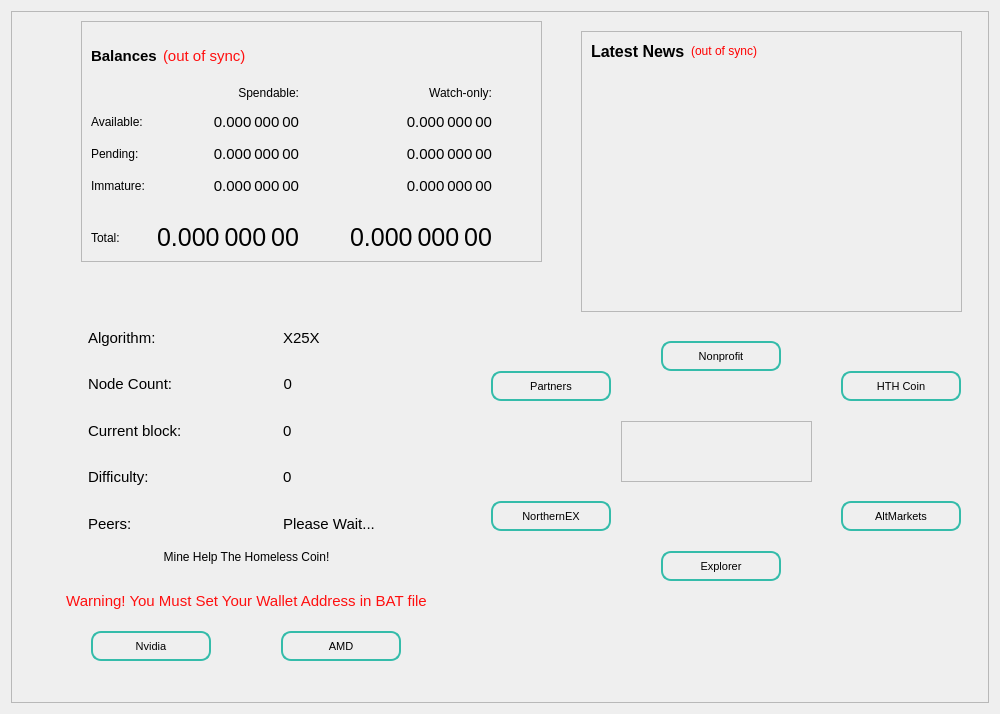
<?xml version="1.0" encoding="UTF-8"?>
<ui version="4.0">
 <class>OverviewPage</class>
 <widget class="QWidget" name="OverviewPage">
  <property name="geometry">
   <rect>
    <x>0</x>
    <y>0</y>
    <width>1000</width>
    <height>714</height>
   </rect>
  </property>
  <property name="sizePolicy">
   <sizepolicy hsizetype="Preferred" vsizetype="Preferred">
    <horstretch>0</horstretch>
    <verstretch>0</verstretch>
   </sizepolicy>
  </property>
  <property name="minimumSize">
   <size>
    <width>1000</width>
    <height>0</height>
   </size>
  </property>
  <property name="maximumSize">
   <size>
    <width>1000</width>
    <height>16777215</height>
   </size>
  </property>
  <property name="windowTitle">
   <string>Form</string>
  </property>
  <layout class="QVBoxLayout" name="topLayout">
   <item>
    <widget class="QFrame" name="frame">
     <property name="frameShape">
      <enum>QFrame::StyledPanel</enum>
     </property>
     <property name="frameShadow">
      <enum>QFrame::Raised</enum>
     </property>
     <widget class="QFrame" name="frameBlockchainInfo_2">
      <property name="geometry">
       <rect>
        <x>0</x>
        <y>300</y>
        <width>461</width>
        <height>231</height>
       </rect>
      </property>
      <property name="styleSheet">
       <string notr="true">border: transparent</string>
      </property>
      <property name="frameShape">
       <enum>QFrame::StyledPanel</enum>
      </property>
      <property name="frameShadow">
       <enum>QFrame::Raised</enum>
      </property>
      <layout class="QVBoxLayout" name="verticalLayout_19">
       <property name="bottomMargin">
        <number>0</number>
       </property>
       <item>
        <widget class="QFrame" name="frameBlockchainInfoData_3">
         <property name="styleSheet">
          <string notr="true">border: transparent;
; font-size: 15px;</string>
         </property>
         <property name="frameShape">
          <enum>QFrame::StyledPanel</enum>
         </property>
         <property name="frameShadow">
          <enum>QFrame::Raised</enum>
         </property>
         <layout class="QGridLayout" name="gridLayout_5">
          <item row="9" column="1">
           <widget class="QLabel" name="label_Nethash_value_3">
            <property name="text">
             <string>0</string>
            </property>
            <property name="alignment">
             <set>Qt::AlignVCenter</set>
            </property>
           </widget>
          </item>
          <item row="7" column="0">
           <widget class="QLabel" name="label_CurrentBlock">
            <property name="minimumSize">
             <size>
              <width>110</width>
              <height>0</height>
             </size>
            </property>
            <property name="maximumSize">
             <size>
              <width>130</width>
              <height>16777215</height>
             </size>
            </property>
            <property name="styleSheet">
             <string notr="true"/>
            </property>
            <property name="text">
             <string>Current block:</string>
            </property>
            <property name="alignment">
             <set>Qt::AlignVCenter</set>
            </property>
           </widget>
          </item>
          <item row="1" column="0">
           <spacer name="verticalSpacer">
            <property name="orientation">
             <enum>Qt::Vertical</enum>
            </property>
            <property name="sizeHint" stdset="0">
             <size>
              <width>20</width>
              <height>40</height>
             </size>
            </property>
           </spacer>
          </item>
          <item row="0" column="0">
           <widget class="QLabel" name="label_Algo">
            <property name="minimumSize">
             <size>
              <width>110</width>
              <height>0</height>
             </size>
            </property>
            <property name="maximumSize">
             <size>
              <width>130</width>
              <height>16777215</height>
             </size>
            </property>
            <property name="styleSheet">
             <string notr="true"/>
            </property>
            <property name="text">
             <string>Algorithm:</string>
            </property>
            <property name="alignment">
             <set>Qt::AlignVCenter</set>
            </property>
           </widget>
          </item>
          <item row="0" column="1">
           <widget class="QLabel" name="label_Algo_1">
            <property name="minimumSize">
             <size>
              <width>110</width>
              <height>0</height>
             </size>
            </property>
            <property name="maximumSize">
             <size>
              <width>130</width>
              <height>16777215</height>
             </size>
            </property>
            <property name="styleSheet">
             <string notr="true"/>
            </property>
            <property name="text">
             <string>X25X</string>
            </property>
            <property name="alignment">
             <set>Qt::AlignVCenter</set>
            </property>
           </widget>
          </item>
          <item row="9" column="0">
           <widget class="QLabel" name="label_Nethash_3">
            <property name="styleSheet">
             <string notr="true"/>
            </property>
            <property name="text">
             <string>Difficulty:</string>
            </property>
            <property name="alignment">
             <set>Qt::AlignVCenter</set>
            </property>
           </widget>
          </item>
          <item row="7" column="1">
           <widget class="QLabel" name="label_CurrentBlock_value_3">
            <property name="minimumSize">
             <size>
              <width>110</width>
              <height>0</height>
             </size>
            </property>
            <property name="maximumSize">
             <size>
              <width>130</width>
              <height>16777215</height>
             </size>
            </property>
            <property name="styleSheet">
             <string notr="true"/>
            </property>
            <property name="text">
             <string>0</string>
            </property>
            <property name="alignment">
             <set>Qt::AlignVCenter</set>
            </property>
           </widget>
          </item>
          <item row="2" column="0">
           <widget class="QLabel" name="label_count_3">
            <property name="text">
             <string>Node Count:</string>
            </property>
           </widget>
          </item>
          <item row="2" column="1">
           <widget class="QLabel" name="countLabelDIP3">
            <property name="sizePolicy">
             <sizepolicy hsizetype="Fixed" vsizetype="Fixed">
              <horstretch>0</horstretch>
              <verstretch>0</verstretch>
             </sizepolicy>
            </property>
            <property name="text">
             <string>0</string>
            </property>
            <property name="alignment">
             <set>Qt::AlignRight|Qt::AlignTrailing|Qt::AlignVCenter</set>
            </property>
           </widget>
          </item>
          <item row="11" column="1">
           <widget class="QLabel" name="label_count_2">
            <property name="styleSheet">
             <string notr="true">;</string>
            </property>
            <property name="text">
             <string>Please Wait...</string>
            </property>
           </widget>
          </item>
          <item row="11" column="0">
           <widget class="QLabel" name="labelMN">
            <property name="text">
             <string>Peers:</string>
            </property>
           </widget>
          </item>
          <item row="10" column="0">
           <spacer name="verticalSpacer_5">
            <property name="orientation">
             <enum>Qt::Vertical</enum>
            </property>
            <property name="sizeHint" stdset="0">
             <size>
              <width>20</width>
              <height>40</height>
             </size>
            </property>
           </spacer>
          </item>
          <item row="8" column="0">
           <spacer name="verticalSpacer_4">
            <property name="orientation">
             <enum>Qt::Vertical</enum>
            </property>
            <property name="sizeHint" stdset="0">
             <size>
              <width>20</width>
              <height>40</height>
             </size>
            </property>
           </spacer>
          </item>
          <item row="3" column="0">
           <spacer name="verticalSpacer_2">
            <property name="orientation">
             <enum>Qt::Vertical</enum>
            </property>
            <property name="sizeHint" stdset="0">
             <size>
              <width>20</width>
              <height>40</height>
             </size>
            </property>
           </spacer>
          </item>
         </layout>
        </widget>
       </item>
      </layout>
     </widget>
     <widget class="QPushButton" name="pushButton_Website_4">
      <property name="geometry">
       <rect>
        <x>480</x>
        <y>360</y>
        <width>120</width>
        <height>30</height>
       </rect>
      </property>
      <property name="minimumSize">
       <size>
        <width>100</width>
        <height>30</height>
       </size>
      </property>
      <property name="maximumSize">
       <size>
        <width>120</width>
        <height>30</height>
       </size>
      </property>
      <property name="toolTip">
       <string>Visit HTH Partners and Donate Today!!!!!!!!</string>
      </property>
      <property name="styleSheet">
       <string notr="true">border-style: solid;
border-width: 2px;
border-color: #34bcaa;
border-radius: 10px;
font-size: 11px;</string>
      </property>
      <property name="text">
       <string>Partners</string>
      </property>
     </widget>
     <widget class="QPushButton" name="pushButton_Website_1">
      <property name="geometry">
       <rect>
        <x>830</x>
        <y>360</y>
        <width>120</width>
        <height>30</height>
       </rect>
      </property>
      <property name="minimumSize">
       <size>
        <width>100</width>
        <height>30</height>
       </size>
      </property>
      <property name="maximumSize">
       <size>
        <width>120</width>
        <height>0</height>
       </size>
      </property>
      <property name="sizeIncrement">
       <size>
        <width>0</width>
        <height>0</height>
       </size>
      </property>
      <property name="toolTip">
       <string>Visit Help The Homeless Coin Website</string>
      </property>
      <property name="styleSheet">
       <string notr="true">border-style: solid;
border-width: 2px;
border-color: #34bcaa;
border-radius: 10px;
font-size: 11px;</string>
      </property>
      <property name="text">
       <string>HTH Coin</string>
      </property>
     </widget>
     <widget class="QPushButton" name="pushButton_Website">
      <property name="geometry">
       <rect>
        <x>650</x>
        <y>330</y>
        <width>120</width>
        <height>30</height>
       </rect>
      </property>
      <property name="minimumSize">
       <size>
        <width>100</width>
        <height>30</height>
       </size>
      </property>
      <property name="maximumSize">
       <size>
        <width>120</width>
        <height>30</height>
       </size>
      </property>
      <property name="toolTip">
       <string>Visit Help The Homeless Worldwide A NJ Nonprofit Corporation</string>
      </property>
      <property name="styleSheet">
       <string notr="true">border-style: solid;
border-width: 2px;
border-color: #34bcaa;
border-radius: 10px;
font-size: 11px;</string>
      </property>
      <property name="text">
       <string>Nonprofit</string>
      </property>
     </widget>
     <widget class="QPushButton" name="pushButton_Website_3">
      <property name="geometry">
       <rect>
        <x>650</x>
        <y>540</y>
        <width>120</width>
        <height>30</height>
       </rect>
      </property>
      <property name="minimumSize">
       <size>
        <width>100</width>
        <height>30</height>
       </size>
      </property>
      <property name="maximumSize">
       <size>
        <width>120</width>
        <height>30</height>
       </size>
      </property>
      <property name="toolTip">
       <string>Visit Help The Homeless Coin Explorer and Track Your HTH Coins</string>
      </property>
      <property name="styleSheet">
       <string notr="true">border-style: solid;
border-width: 2px;
border-color: #34bcaa;
border-radius: 10px;
font-size: 11px;</string>
      </property>
      <property name="text">
       <string>Explorer</string>
      </property>
     </widget>
     <widget class="QPushButton" name="pushButton_Website_2">
      <property name="geometry">
       <rect>
        <x>830</x>
        <y>490</y>
        <width>120</width>
        <height>30</height>
       </rect>
      </property>
      <property name="minimumSize">
       <size>
        <width>100</width>
        <height>30</height>
       </size>
      </property>
      <property name="maximumSize">
       <size>
        <width>120</width>
        <height>30</height>
       </size>
      </property>
      <property name="toolTip">
       <string>&lt;html&gt;&lt;head/&gt;&lt;body&gt;&lt;p&gt;Visit AltMarkets Exchange and Trade Help The Homeless Coin Today!&lt;/p&gt;&lt;/body&gt;&lt;/html&gt;</string>
      </property>
      <property name="styleSheet">
       <string notr="true">border-style: solid;
border-width: 2px;
border-color: #34bcaa;
border-radius: 10px;
font-size: 11px;</string>
      </property>
      <property name="text">
       <string>AltMarkets</string>
      </property>
     </widget>
     <widget class="QPushButton" name="pushButton_Website_5">
      <property name="geometry">
       <rect>
        <x>480</x>
        <y>490</y>
        <width>120</width>
        <height>30</height>
       </rect>
      </property>
      <property name="minimumSize">
       <size>
        <width>100</width>
        <height>30</height>
       </size>
      </property>
      <property name="maximumSize">
       <size>
        <width>120</width>
        <height>30</height>
       </size>
      </property>
      <property name="toolTip">
       <string>&lt;html&gt;&lt;head/&gt;&lt;body&gt;&lt;p&gt;Visit Northern Exchange and Trade Help The Homeless Coin Today!&lt;/p&gt;&lt;/body&gt;&lt;/html&gt;</string>
      </property>
      <property name="styleSheet">
       <string notr="true">border-style: solid;
border-width: 2px;
border-color: #34bcaa;
border-radius: 10px;
font-size: 11px;</string>
      </property>
      <property name="text">
       <string>NorthernEX</string>
      </property>
     </widget>
     <widget class="QFrame" name="frame_2">
      <property name="geometry">
       <rect>
        <x>610</x>
        <y>410</y>
        <width>191</width>
        <height>61</height>
       </rect>
      </property>
      <property name="frameShape">
       <enum>QFrame::StyledPanel</enum>
      </property>
      <property name="frameShadow">
       <enum>QFrame::Raised</enum>
      </property>
     </widget>
     <widget class="QFrame" name="frame_3">
      <property name="geometry">
       <rect>
        <x>70</x>
        <y>10</y>
        <width>461</width>
        <height>241</height>
       </rect>
      </property>
      <property name="frameShape">
       <enum>QFrame::StyledPanel</enum>
      </property>
      <property name="frameShadow">
       <enum>QFrame::Raised</enum>
      </property>
      <layout class="QVBoxLayout" name="verticalLayout_4">
       <item>
        <layout class="QHBoxLayout" name="horizontalLayout_4">
         <property name="leftMargin">
          <number>0</number>
         </property>
         <property name="topMargin">
          <number>0</number>
         </property>
         <property name="bottomMargin">
          <number>0</number>
         </property>
         <item>
          <widget class="QLabel" name="label_5">
           <property name="font">
            <font>
             <pointsize>-1</pointsize>
             <weight>75</weight>
             <bold>true</bold>
            </font>
           </property>
           <property name="styleSheet">
            <string notr="true">font-size: 15px; font-weight: bold</string>
           </property>
           <property name="text">
            <string>Balances</string>
           </property>
          </widget>
         </item>
         <item>
          <widget class="QLabel" name="labelWalletStatus">
           <property name="toolTip">
            <string>The displayed information may be out of date. Your wallet automatically synchronizes with the Dash network after a connection is established, but this process has not completed yet.</string>
           </property>
           <property name="styleSheet">
            <string notr="true">font-size: 15px; color:rgb(255, 15, 15); </string>
           </property>
           <property name="text">
            <string notr="true">(out of sync)</string>
           </property>
           <property name="alignment">
            <set>Qt::AlignLeading|Qt::AlignLeft|Qt::AlignVCenter</set>
           </property>
          </widget>
         </item>
         <item>
          <spacer name="horizontalSpacer_3">
           <property name="orientation">
            <enum>Qt::Horizontal</enum>
           </property>
           <property name="sizeHint" stdset="0">
            <size>
             <width>40</width>
             <height>20</height>
            </size>
           </property>
          </spacer>
         </item>
        </layout>
       </item>
       <item>
        <layout class="QGridLayout" name="gridLayout">
         <property name="spacing">
          <number>12</number>
         </property>
         <item row="1" column="2">
          <spacer name="horizontalSpacer_4">
           <property name="orientation">
            <enum>Qt::Horizontal</enum>
           </property>
           <property name="sizeHint" stdset="0">
            <size>
             <width>40</width>
             <height>20</height>
            </size>
           </property>
          </spacer>
         </item>
         <item row="1" column="3">
          <widget class="QLabel" name="labelWatchAvailable">
           <property name="font">
            <font>
             <pointsize>-1</pointsize>
            </font>
           </property>
           <property name="cursor">
            <cursorShape>IBeamCursor</cursorShape>
           </property>
           <property name="toolTip">
            <string>Your current balance in watch-only addresses</string>
           </property>
           <property name="styleSheet">
            <string notr="true">font-size: 15px</string>
           </property>
           <property name="text">
            <string notr="true">0.000 000 00</string>
           </property>
           <property name="alignment">
            <set>Qt::AlignRight|Qt::AlignTrailing|Qt::AlignVCenter</set>
           </property>
           <property name="textInteractionFlags">
            <set>Qt::LinksAccessibleByMouse|Qt::TextSelectableByKeyboard|Qt::TextSelectableByMouse</set>
           </property>
          </widget>
         </item>
         <item row="3" column="1">
          <widget class="QLabel" name="labelImmature">
           <property name="font">
            <font>
             <pointsize>-1</pointsize>
            </font>
           </property>
           <property name="cursor">
            <cursorShape>IBeamCursor</cursorShape>
           </property>
           <property name="toolTip">
            <string>Mined balance that has not yet matured</string>
           </property>
           <property name="styleSheet">
            <string notr="true">font-size: 15px</string>
           </property>
           <property name="text">
            <string notr="true">0.000 000 00</string>
           </property>
           <property name="alignment">
            <set>Qt::AlignRight|Qt::AlignTrailing|Qt::AlignVCenter</set>
           </property>
           <property name="textInteractionFlags">
            <set>Qt::LinksAccessibleByMouse|Qt::TextSelectableByKeyboard|Qt::TextSelectableByMouse</set>
           </property>
          </widget>
         </item>
         <item row="2" column="2">
          <spacer name="horizontalSpacer_5">
           <property name="orientation">
            <enum>Qt::Horizontal</enum>
           </property>
           <property name="sizeHint" stdset="0">
            <size>
             <width>40</width>
             <height>20</height>
            </size>
           </property>
          </spacer>
         </item>
         <item row="2" column="1">
          <widget class="QLabel" name="labelUnconfirmed">
           <property name="font">
            <font>
             <pointsize>-1</pointsize>
            </font>
           </property>
           <property name="cursor">
            <cursorShape>IBeamCursor</cursorShape>
           </property>
           <property name="toolTip">
            <string>Total of transactions that have yet to be confirmed, and do not yet count toward the spendable balance</string>
           </property>
           <property name="styleSheet">
            <string notr="true">font-size: 15px</string>
           </property>
           <property name="text">
            <string notr="true">0.000 000 00</string>
           </property>
           <property name="alignment">
            <set>Qt::AlignRight|Qt::AlignTrailing|Qt::AlignVCenter</set>
           </property>
           <property name="textInteractionFlags">
            <set>Qt::LinksAccessibleByMouse|Qt::TextSelectableByKeyboard|Qt::TextSelectableByMouse</set>
           </property>
          </widget>
         </item>
         <item row="2" column="4">
          <spacer name="horizontalSpacer_2">
           <property name="orientation">
            <enum>Qt::Horizontal</enum>
           </property>
           <property name="sizeHint" stdset="0">
            <size>
             <width>40</width>
             <height>20</height>
            </size>
           </property>
          </spacer>
         </item>
         <item row="2" column="3">
          <widget class="QLabel" name="labelWatchPending">
           <property name="font">
            <font>
             <pointsize>-1</pointsize>
            </font>
           </property>
           <property name="cursor">
            <cursorShape>IBeamCursor</cursorShape>
           </property>
           <property name="toolTip">
            <string>Unconfirmed transactions to watch-only addresses</string>
           </property>
           <property name="styleSheet">
            <string notr="true">font-size: 15px</string>
           </property>
           <property name="text">
            <string notr="true">0.000 000 00</string>
           </property>
           <property name="alignment">
            <set>Qt::AlignRight|Qt::AlignTrailing|Qt::AlignVCenter</set>
           </property>
           <property name="textInteractionFlags">
            <set>Qt::LinksAccessibleByMouse|Qt::TextSelectableByKeyboard|Qt::TextSelectableByMouse</set>
           </property>
          </widget>
         </item>
         <item row="2" column="0">
          <widget class="QLabel" name="labelPendingText">
           <property name="text">
            <string>Pending:</string>
           </property>
          </widget>
         </item>
         <item row="3" column="3">
          <widget class="QLabel" name="labelWatchImmature">
           <property name="font">
            <font>
             <pointsize>-1</pointsize>
            </font>
           </property>
           <property name="cursor">
            <cursorShape>IBeamCursor</cursorShape>
           </property>
           <property name="toolTip">
            <string>Mined balance in watch-only addresses that has not yet matured</string>
           </property>
           <property name="styleSheet">
            <string notr="true">font-size: 15px</string>
           </property>
           <property name="text">
            <string notr="true">0.000 000 00</string>
           </property>
           <property name="alignment">
            <set>Qt::AlignRight|Qt::AlignTrailing|Qt::AlignVCenter</set>
           </property>
           <property name="textInteractionFlags">
            <set>Qt::LinksAccessibleByMouse|Qt::TextSelectableByKeyboard|Qt::TextSelectableByMouse</set>
           </property>
          </widget>
         </item>
         <item row="5" column="0">
          <widget class="QLabel" name="labelTotalText">
           <property name="text">
            <string>Total:</string>
           </property>
          </widget>
         </item>
         <item row="3" column="0">
          <widget class="QLabel" name="labelImmatureText">
           <property name="text">
            <string>Immature:</string>
           </property>
          </widget>
         </item>
         <item row="1" column="0">
          <widget class="QLabel" name="labelBalanceText">
           <property name="text">
            <string>Available:</string>
           </property>
          </widget>
         </item>
         <item row="5" column="1">
          <widget class="QLabel" name="labelTotal">
           <property name="font">
            <font>
             <pointsize>-1</pointsize>
            </font>
           </property>
           <property name="cursor">
            <cursorShape>IBeamCursor</cursorShape>
           </property>
           <property name="toolTip">
            <string>Your current total balance</string>
           </property>
           <property name="styleSheet">
            <string notr="true">font-size: 25px</string>
           </property>
           <property name="text">
            <string notr="true">0.000 000 00</string>
           </property>
           <property name="alignment">
            <set>Qt::AlignRight|Qt::AlignTrailing|Qt::AlignVCenter</set>
           </property>
           <property name="textInteractionFlags">
            <set>Qt::LinksAccessibleByMouse|Qt::TextSelectableByKeyboard|Qt::TextSelectableByMouse</set>
           </property>
          </widget>
         </item>
         <item row="0" column="1">
          <widget class="QLabel" name="labelSpendable">
           <property name="text">
            <string>Spendable:</string>
           </property>
           <property name="alignment">
            <set>Qt::AlignRight|Qt::AlignTrailing|Qt::AlignVCenter</set>
           </property>
          </widget>
         </item>
         <item row="0" column="3">
          <widget class="QLabel" name="labelWatchonly">
           <property name="text">
            <string>Watch-only:</string>
           </property>
           <property name="alignment">
            <set>Qt::AlignRight|Qt::AlignTrailing|Qt::AlignVCenter</set>
           </property>
          </widget>
         </item>
         <item row="5" column="3">
          <widget class="QLabel" name="labelWatchTotal">
           <property name="font">
            <font>
             <pointsize>-1</pointsize>
            </font>
           </property>
           <property name="cursor">
            <cursorShape>IBeamCursor</cursorShape>
           </property>
           <property name="toolTip">
            <string>Current total balance in watch-only addresses</string>
           </property>
           <property name="styleSheet">
            <string notr="true">font-size: 25px</string>
           </property>
           <property name="text">
            <string notr="true">0.000 000 00</string>
           </property>
           <property name="alignment">
            <set>Qt::AlignRight|Qt::AlignTrailing|Qt::AlignVCenter</set>
           </property>
           <property name="textInteractionFlags">
            <set>Qt::LinksAccessibleByMouse|Qt::TextSelectableByKeyboard|Qt::TextSelectableByMouse</set>
           </property>
          </widget>
         </item>
         <item row="1" column="1">
          <widget class="QLabel" name="labelBalance">
           <property name="font">
            <font>
             <pointsize>-1</pointsize>
            </font>
           </property>
           <property name="cursor">
            <cursorShape>IBeamCursor</cursorShape>
           </property>
           <property name="toolTip">
            <string>Your current spendable balance</string>
           </property>
           <property name="styleSheet">
            <string notr="true">font-size: 15px</string>
           </property>
           <property name="text">
            <string notr="true">0.000 000 00</string>
           </property>
           <property name="alignment">
            <set>Qt::AlignRight|Qt::AlignTrailing|Qt::AlignVCenter</set>
           </property>
           <property name="textInteractionFlags">
            <set>Qt::LinksAccessibleByMouse|Qt::TextSelectableByKeyboard|Qt::TextSelectableByMouse</set>
           </property>
          </widget>
         </item>
         <item row="3" column="2">
          <spacer name="horizontalSpacer_6">
           <property name="orientation">
            <enum>Qt::Horizontal</enum>
           </property>
           <property name="sizeHint" stdset="0">
            <size>
             <width>40</width>
             <height>20</height>
            </size>
           </property>
          </spacer>
         </item>
         <item row="4" column="3">
          <widget class="Line" name="lineWatchBalance">
           <property name="sizePolicy">
            <sizepolicy hsizetype="Preferred" vsizetype="Fixed">
             <horstretch>0</horstretch>
             <verstretch>0</verstretch>
            </sizepolicy>
           </property>
           <property name="minimumSize">
            <size>
             <width>140</width>
             <height>0</height>
            </size>
           </property>
           <property name="styleSheet">
            <string notr="true">background-color: transparent</string>
           </property>
           <property name="orientation">
            <enum>Qt::Horizontal</enum>
           </property>
          </widget>
         </item>
         <item row="4" column="0" colspan="2">
          <widget class="Line" name="lineSpendableBalance">
           <property name="styleSheet">
            <string notr="true">background-color: transparent</string>
           </property>
           <property name="lineWidth">
            <number>1</number>
           </property>
           <property name="orientation">
            <enum>Qt::Horizontal</enum>
           </property>
          </widget>
         </item>
        </layout>
       </item>
      </layout>
     </widget>
     <widget class="QPushButton" name="pushButton_Mine">
      <property name="geometry">
       <rect>
        <x>80</x>
        <y>620</y>
        <width>120</width>
        <height>30</height>
       </rect>
      </property>
      <property name="minimumSize">
       <size>
        <width>100</width>
        <height>30</height>
       </size>
      </property>
      <property name="maximumSize">
       <size>
        <width>120</width>
        <height>30</height>
       </size>
      </property>
      <property name="toolTip">
       <string>Mine Help The Homeless Coin with Nvidia!</string>
      </property>
      <property name="styleSheet">
       <string notr="true">border-style: solid;
border-width: 2px;
border-color: #34bcaa;
border-radius: 10px;
font-size: 11px;</string>
      </property>
      <property name="text">
       <string>Nvidia</string>
      </property>
     </widget>
     <widget class="QPushButton" name="pushButton_Mine_AMD">
      <property name="geometry">
       <rect>
        <x>270</x>
        <y>620</y>
        <width>120</width>
        <height>30</height>
       </rect>
      </property>
      <property name="minimumSize">
       <size>
        <width>100</width>
        <height>30</height>
       </size>
      </property>
      <property name="maximumSize">
       <size>
        <width>120</width>
        <height>30</height>
       </size>
      </property>
      <property name="toolTip">
       <string>Mine Help The Homeless Coin with AMD!</string>
      </property>
      <property name="styleSheet">
       <string notr="true">border-style: solid;
border-width: 2px;
border-color: #34bcaa;
border-radius: 10px;
font-size: 11px;</string>
      </property>
      <property name="text">
       <string>AMD</string>
      </property>
     </widget>
     <widget class="QLabel" name="labelMine">
      <property name="geometry">
       <rect>
        <x>120</x>
        <y>530</y>
        <width>231</width>
        <height>31</height>
       </rect>
      </property>
      <property name="text">
       <string>Mine Help The Homeless Coin!</string>
      </property>
      <property name="alignment">
       <set>Qt::AlignCenter</set>
      </property>
     </widget>
     <widget class="QLabel" name="labelMineWarning">
      <property name="geometry">
       <rect>
        <x>40</x>
        <y>580</y>
        <width>391</width>
        <height>20</height>
       </rect>
      </property>
      <property name="styleSheet">
       <string notr="true">font-size: 15px; color:rgb(255, 15, 15); </string>
      </property>
      <property name="text">
       <string>Warning! You Must Set Your Wallet Address in BAT file</string>
      </property>
      <property name="alignment">
       <set>Qt::AlignCenter</set>
      </property>
     </widget>
     <widget class="QFrame" name="frame_News">
      <property name="geometry">
       <rect>
        <x>570</x>
        <y>20</y>
        <width>381</width>
        <height>281</height>
       </rect>
      </property>
      <property name="minimumSize">
       <size>
        <width>0</width>
        <height>0</height>
       </size>
      </property>
      <property name="frameShape">
       <enum>QFrame::StyledPanel</enum>
      </property>
      <property name="frameShadow">
       <enum>QFrame::Raised</enum>
      </property>
      <layout class="QVBoxLayout" name="verticalLayout_3" stretch="0,0">
       <item>
        <layout class="QHBoxLayout" name="horizontalLayout_News">
         <item>
          <widget class="QLabel" name="labelNews">
           <property name="minimumSize">
            <size>
             <width>0</width>
             <height>20</height>
            </size>
           </property>
           <property name="font">
            <font>
             <pointsize>12</pointsize>
             <weight>75</weight>
             <bold>true</bold>
            </font>
           </property>
           <property name="text">
            <string>Latest News</string>
           </property>
          </widget>
         </item>
         <item>
          <widget class="QLabel" name="labelNewsStatus">
           <property name="cursor">
            <cursorShape>WhatsThisCursor</cursorShape>
           </property>
           <property name="toolTip">
            <string>The displayed information may be out of date. Your wallet automatically synchronizes with the SCN network after a connection is established, but this process has not completed yet.</string>
           </property>
           <property name="styleSheet">
            <string notr="true">QLabel { color: red; }</string>
           </property>
           <property name="text">
            <string notr="true">(out of sync)</string>
           </property>
           <property name="alignment">
            <set>Qt::AlignRight|Qt::AlignTrailing|Qt::AlignVCenter</set>
           </property>
          </widget>
         </item>
         <item>
          <spacer name="horizontalSpacer_Balance_3">
           <property name="orientation">
            <enum>Qt::Horizontal</enum>
           </property>
           <property name="sizeHint" stdset="0">
            <size>
             <width>40</width>
             <height>20</height>
            </size>
           </property>
          </spacer>
         </item>
        </layout>
       </item>
       <item>
        <widget class="QListWidget" name="listNews">
         <property name="sizePolicy">
          <sizepolicy hsizetype="Expanding" vsizetype="Expanding">
           <horstretch>0</horstretch>
           <verstretch>0</verstretch>
          </sizepolicy>
         </property>
         <property name="minimumSize">
          <size>
           <width>0</width>
           <height>0</height>
          </size>
         </property>
         <property name="sizeIncrement">
          <size>
           <width>0</width>
           <height>0</height>
          </size>
         </property>
         <property name="styleSheet">
          <string notr="true">QListView { background: transparent; }</string>
         </property>
         <property name="frameShape">
          <enum>QFrame::NoFrame</enum>
         </property>
         <property name="verticalScrollBarPolicy">
          <enum>Qt::ScrollBarAsNeeded</enum>
         </property>
         <property name="horizontalScrollBarPolicy">
          <enum>Qt::ScrollBarAsNeeded</enum>
         </property>
         <property name="selectionMode">
          <enum>QAbstractItemView::NoSelection</enum>
         </property>
         <property name="selectionBehavior">
          <enum>QAbstractItemView::SelectRows</enum>
         </property>
         <property name="verticalScrollMode">
          <enum>QAbstractItemView::ScrollPerItem</enum>
         </property>
        </widget>
       </item>
      </layout>
     </widget>
    </widget>
   </item>
  </layout>
 </widget>
 <resources/>
 <connections/>
</ui>
